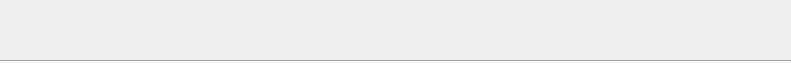
<?xml version="1.0" encoding="UTF-8"?>
<ui version="4.0">
 <class>Top</class>
 <widget class="QWidget" name="Top">
  <property name="geometry">
   <rect>
    <x>0</x>
    <y>0</y>
    <width>791</width>
    <height>61</height>
   </rect>
  </property>
  <property name="maximumSize">
   <size>
    <width>16777215</width>
    <height>61</height>
   </size>
  </property>
  <property name="windowTitle">
   <string>Top</string>
  </property>
  <layout class="QGridLayout" name="gridLayout">
   <property name="leftMargin">
    <number>0</number>
   </property>
   <property name="topMargin">
    <number>0</number>
   </property>
   <property name="rightMargin">
    <number>0</number>
   </property>
   <property name="bottomMargin">
    <number>0</number>
   </property>
   <property name="spacing">
    <number>0</number>
   </property>
   <item row="0" column="0">
    <widget class="QLabel" name="label">
     <property name="minimumSize">
      <size>
       <width>0</width>
       <height>60</height>
      </size>
     </property>
     <property name="maximumSize">
      <size>
       <width>16777215</width>
       <height>60</height>
      </size>
     </property>
     <property name="styleSheet">
      <string notr="true">background-image: url(:/images/top.png);
font: 24pt &quot;微软雅黑&quot;;</string>
     </property>
     <property name="text">
      <string>&lt;html&gt;&lt;head/&gt;&lt;body&gt;&lt;p&gt;&lt;br/&gt;&lt;/p&gt;&lt;/body&gt;&lt;/html&gt;</string>
     </property>
    </widget>
   </item>
   <item row="1" column="0">
    <widget class="Line" name="line">
     <property name="orientation">
      <enum>Qt::Horizontal</enum>
     </property>
    </widget>
   </item>
  </layout>
 </widget>
 <layoutdefault spacing="6" margin="11"/>
 <resources/>
 <connections/>
</ui>
